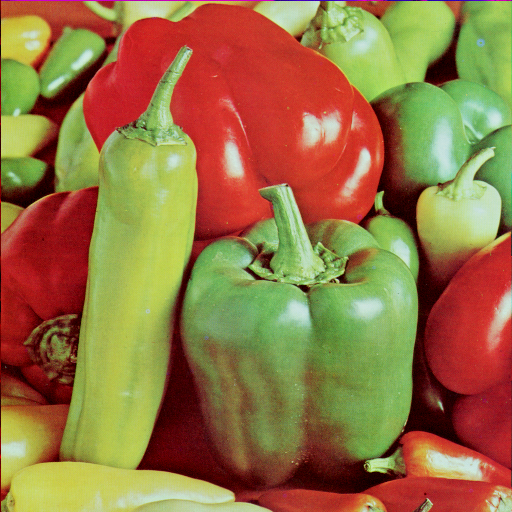
#> input picture Darine Elkilany/4.2.07.tiff, 512 x 512 px
$ python task8.py
#> lines starting #> are read from the running program, lines starting #| are printed output that depends on the picture
import cv2 as cv
import numpy as np
import sys
img= cv.imread("4.2.07.tiff")
#> img is the input picture: shape (512, 512, 3); mean B, G, R 66.5, 115.6, 149.8

(h ,w)= img.shape[:2]
#> h = 512; w = 512
center =(w // 2, h//2)
#> center = (256, 256)
angle=45
scale=0.5
M = cv.getRotationMatrix2D(center, angle, scale)
rotated_image = cv.warpAffine(img,M,(w,h))
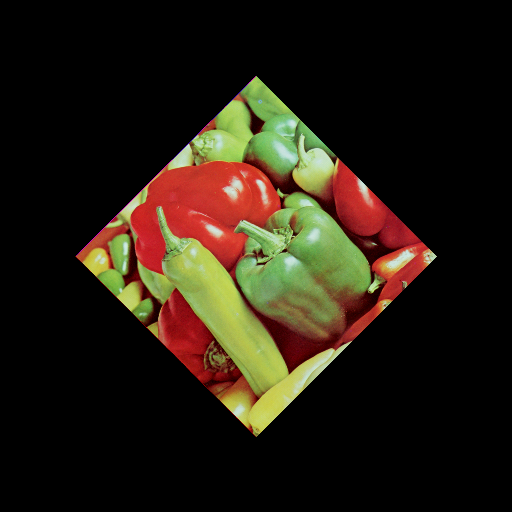
#> rotated_image: shape (512, 512, 3); mean B, G, R 16.6, 28.8, 37.4
print(img.shape)
#| (512, 512, 3)
print(rotated_image.shape)
#| (512, 512, 3)
cv.imshow("original",img)
cv.waitKey(0)
cv.imshow("Rotate and scale", rotated_image)
cv.waitKey(0)
cv.destroyAllWindows()
